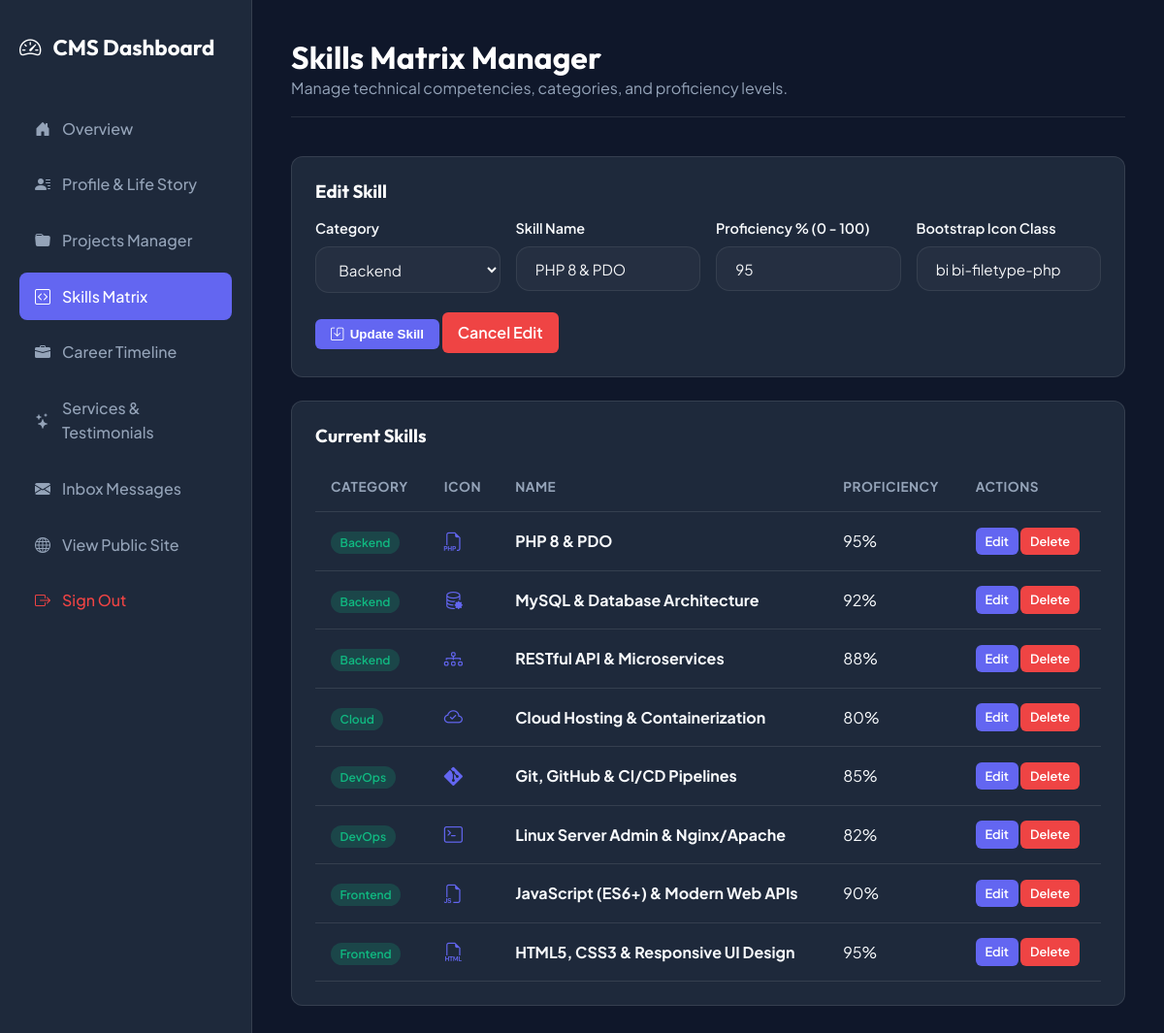
The app's page /admin/skills.php?action=edit&id=1 (signed in) with its own data.
### tables this page shows
CREATE TABLE IF NOT EXISTS skills (
    id INT AUTO_INCREMENT PRIMARY KEY,
    category VARCHAR(50) NOT NULL DEFAULT 'Frontend',
    name VARCHAR(80) NOT NULL,
    proficiency_percent INT NOT NULL DEFAULT 85,
    icon_class VARCHAR(50) DEFAULT 'bi bi-code-slash',
    sort_order INT DEFAULT 0
);

### includes/functions.php (called while the page is built, shortened)
<?php
function sanitize($data) {
    return htmlspecialchars(trim($data), ENT_QUOTES, 'UTF-8');
}

### admin/skills.php (the view, shortened to what this page needs)
<?php
require_once __DIR__ . '/../includes/functions.php';
$db = getDB();
$editSkill = null;
if (isset($_GET['action']) && $_GET['action'] === 'edit' && isset($_GET['id'])) {
    $stmt = $db->prepare("SELECT * FROM skills WHERE id = ?");
    $stmt->execute([(int)$_GET['id']]);
    $editSkill = $stmt->fetch();
}
$skillsStmt = $db->query("SELECT * FROM skills ORDER BY category ASC, sort_order ASC");
$skills = $skillsStmt->fetchAll();
?>
<!DOCTYPE html>
<html lang="en">
<head>
    <link rel="stylesheet" href="../assets/css/style.css">
    <link rel="stylesheet" href="../assets/css/admin.css">
</head>
<body class="admin-body">
    <aside class="admin-sidebar">
        <div class="admin-brand"><i class="bi bi-speedometer2"></i> CMS Dashboard</div>
        <ul class="admin-nav">
            <li><a href="index.php"><i class="bi bi-house-door-fill"></i> Overview</a></li>
            <li><a href="profile.php"><i class="bi bi-person-lines-fill"></i> Profile & Life Story</a></li>
            <li><a href="projects.php"><i class="bi bi-folder-fill"></i> Projects Manager</a></li>
            <li><a href="skills.php" class="active"><i class="bi bi-code-square"></i> Skills Matrix</a></li>
            <li><a href="experience.php"><i class="bi bi-briefcase-fill"></i> Career Timeline</a></li>
            <li><a href="services.php"><i class="bi bi-stars"></i> Services & Testimonials</a></li>
            <li><a href="messages.php"><i class="bi bi-envelope-fill"></i> Inbox Messages</a></li>
            <li style="margin-top: auto;"><a href="../index.php" target="_blank"><i class="bi bi-globe"></i> View Public Site</a></li>
            <li><a href="logout.php" style="color: #ef4444;"><i class="bi bi-box-arrow-right"></i> Sign Out</a></li>
        </ul>
    </aside>
    <main class="admin-main">
        <div class="admin-header">
            <div>
                <h1>Skills Matrix Manager</h1>
                <p style="color: var(--admin-muted);">Manage technical competencies, categories, and proficiency levels.</p>
            </div>
        </div>
        <div class="admin-card">
            <h3><?php echo $editSkill ? 'Edit Skill' : 'Add New Technical Skill'; ?></h3>
            <form method="POST" action="skills.php" style="margin-top: 1rem;">
                <div style="display: grid; grid-template-columns: 1fr 1fr 1fr 1fr; gap: 1rem;">
                    <div class="form-group">
                        <label class="form-label">Category</label>
                        <select name="category" class="form-control">
                            <option value="Backend" <?php echo ($editSkill['category'] ?? '') === 'Backend' ? 'selected' : ''; ?>>Backend</option>
                        </select>
                    </div>
                    <div class="form-group">
                        <label class="form-label">Skill Name</label>
                        <input type="text" name="name" class="form-control" placeholder="e.g. PHP 8 & PDO" value="<?php echo sanitize($editSkill['name'] ?? ''); ?>" required>
                    </div>
                    <div class="form-group">
                        <label class="form-label">Proficiency % (0 - 100)</label>
                        <input type="number" name="proficiency_percent" class="form-control" min="10" max="100" value="<?php echo (int)($editSkill['proficiency_percent'] ?? 85); ?>" required>
                    </div>
                    <div class="form-group">
                        <label class="form-label">Bootstrap Icon Class</label>
                        <input type="text" name="icon_class" class="form-control" placeholder="bi bi-filetype-php" value="<?php echo sanitize($editSkill['icon_class'] ?? 'bi bi-code-slash'); ?>">
                    </div>
                </div>
                <button type="submit" class="admin-btn admin-btn-primary"><i class="bi bi-save"></i> <?php echo $editSkill ? 'Update Skill' : 'Add Skill'; ?></button>
                <?php if ($editSkill): ?>
                    <a href="skills.php" class="admin-btn admin-btn-danger">Cancel Edit</a>
                <?php endif; ?>
            </form>
        </div>
        <div class="admin-card">
            <h3>Current Skills</h3>
            <div class="table-responsive">
                <table class="admin-table">
                    <thead>
                        <tr>
                            <th>Category</th>
                            <th>Icon</th>
                            <th>Name</th>
                            <th>Proficiency</th>
                            <th>Actions</th>
                        </tr>
                    </thead>
                    <tbody>
                        <?php foreach ($skills as $s): ?>
                            <tr>
                                <td><span class="badge-status badge-read"><?php echo sanitize($s['category']); ?></span></td>
                                <td><i class="<?php echo sanitize($s['icon_class']); ?>" style="font-size: 1.2rem; color: #6366f1;"></i></td>
                                <td><strong><?php echo sanitize($s['name']); ?></strong></td>
                                <td><?php echo (int)$s['proficiency_percent']; ?>%</td>
                                <td>
                                    <a href="skills.php?action=edit&id=<?php echo $s['id']; ?>" class="admin-btn admin-btn-primary admin-btn-sm">Edit</a>
                                    <a href="skills.php?action=delete&id=<?php echo $s['id']; ?>" onclick="return confirm('Delete this skill?');" class="admin-btn admin-btn-danger admin-btn-sm">Delete</a>
                                </td>
                            </tr>
                        <?php endforeach; ?>
                    </tbody>
                </table>
            </div>
        </div>
    </main>
</body>
</html>

### assets/css/style.css (style rules this page uses)
:root { --bg-primary: #0a0d14; --bg-secondary: #121824; --bg-card: rgba(18, 24, 38, 0.7); --bg-glass: rgba(255, 255, 255, 0.03); --border-color: rgba(255, 255, 255, 0.08); --border-hover: rgba(99, 102, 241, 0.4); --text-main: #f3f4f6; --text-muted: #9ca3af; --text-heading: #ffffff; --accent-indigo: #6366f1; --accent-cyan: #06b6d4; --accent-purple: #8b5cf6; --accent-emerald: #10b981; --gradient-primary: linear-gradient(135deg, #6366f1 0%, #8b5cf6 50%, #06b6d4 100%); --gradient-card: linear-gradient(180deg, rgba(255, 255, 255, 0.05) 0%, rgba(255, 255, 255, 0.01) 100%); --gradient-glow: radial-gradient(circle at 50% 0%, rgba(99, 102, 241, 0.15), transparent 70%); --font-heading: 'Outfit', sans-serif; --font-body: 'Plus Jakarta Sans', sans-serif; --font-code: 'Fira Code', monospace; --radius-sm: 8px; --radius-md: 14px; --radius-lg: 24px; --radius-full: 9999px; --shadow-glass: 0 8px 32px 0 rgba(0, 0, 0, 0.37); --shadow-glow: 0 0 25px rgba(99, 102, 241, 0.3); --transition: all 0.3s cubic-bezier(0.4, 0, 0.2, 1); }
*, *::before, *::after { box-sizing: border-box; margin: 0; padding: 0; }
html { scroll-behavior: smooth; font-size: 16px; }
body { background-color: var(--bg-primary); color: var(--text-main); font-family: var(--font-body); line-height: 1.6; overflow-x: hidden; transition: background-color 0.3s ease, color 0.3s ease; }
h1, h2, h3, h4, h5, h6 { font-family: var(--font-heading); color: var(--text-heading); font-weight: 700; line-height: 1.2; }
a { color: var(--accent-indigo); text-decoration: none; transition: var(--transition); }
.form-group { margin-bottom: 1.25rem; }
.form-label { display: block; font-size: 0.9rem; font-weight: 600; margin-bottom: 0.4rem; }
.form-control { width: 100%; background: var(--bg-glass); border: 1px solid var(--border-color); border-radius: var(--radius-md); padding: 0.8rem 1.2rem; color: var(--text-main); font-family: var(--font-body); font-size: 0.95rem; outline: none; transition: var(--transition); }

### assets/css/admin.css (style rules this page uses)
:root { --admin-bg: #0f172a; --admin-sidebar: #1e293b; --admin-card: #1e293b; --admin-border: rgba(255, 255, 255, 0.1); --admin-text: #f8fafc; --admin-muted: #94a3b8; --admin-accent: #6366f1; }
body.admin-body { background-color: var(--admin-bg); color: var(--admin-text); font-family: 'Plus Jakarta Sans', sans-serif; display: flex; min-height: 100vh; margin: 0; }
.admin-sidebar { width: 260px; background: var(--admin-sidebar); border-right: 1px solid var(--admin-border); padding: 2rem 1.25rem; display: flex; flex-direction: column; }
.admin-brand { font-family: 'Outfit', sans-serif; font-size: 1.4rem; font-weight: 700; margin-bottom: 2.5rem; color: #ffffff; display: flex; align-items: center; gap: 0.75rem; }
.admin-nav { list-style: none; padding: 0; margin: 0; display: flex; flex-direction: column; gap: 0.5rem; }
.admin-nav a { display: flex; align-items: center; gap: 0.75rem; padding: 0.75rem 1rem; color: var(--admin-muted); border-radius: 8px; text-decoration: none; font-weight: 500; transition: all 0.2s ease; }
.admin-nav a:hover, .admin-nav a.active { background: var(--admin-accent); color: #ffffff; }
.admin-main { flex: 1; padding: 2.5rem; overflow-y: auto; }
.admin-header { display: flex; justify-content: space-between; align-items: center; margin-bottom: 2.5rem; padding-bottom: 1rem; border-bottom: 1px solid var(--admin-border); }
.admin-card { background: var(--admin-card); border: 1px solid var(--admin-border); border-radius: 12px; padding: 1.5rem; margin-bottom: 1.5rem; }
.table-responsive { width: 100%; overflow-x: auto; }
.admin-table { width: 100%; border-collapse: collapse; margin-top: 1rem; }
.admin-table th, .admin-table td { padding: 0.9rem 1rem; text-align: left; border-bottom: 1px solid var(--admin-border); }
.admin-table th { color: var(--admin-muted); font-size: 0.85rem; text-transform: uppercase; letter-spacing: 0.5px; }
.badge-status { padding: 0.25rem 0.6rem; border-radius: 20px; font-size: 0.75rem; font-weight: 600; }
.badge-read { background: rgba(16, 185, 129, 0.2); color: #10b981; }
.admin-btn { padding: 0.5rem 1rem; border-radius: 6px; border: none; cursor: pointer; font-weight: 600; text-decoration: none; display: inline-flex; align-items: center; gap: 0.4rem; }
.admin-btn-primary { background: var(--admin-accent); color: #ffffff; }
.admin-btn-danger { background: #ef4444; color: #ffffff; }
.admin-btn-sm { padding: 0.25rem 0.6rem; font-size: 0.8rem; }

### records on screen
skills: category "Backend", name "PHP 8 & PDO", proficiency_percent "95", icon_class "bi bi-filetype-php"
skills: category "Backend", name "MySQL & Database Architecture", proficiency_percent "92"
skills: category "Backend", name "RESTful API & Microservices", proficiency_percent "88"
skills: category "Cloud", name "Cloud Hosting & Containerization", proficiency_percent "80"
skills: category "DevOps", name "Git, GitHub & CI/CD Pipelines", proficiency_percent "85"
skills: category "DevOps", name "Linux Server Admin & Nginx/Apache", proficiency_percent "82"
skills: category "Frontend", name "JavaScript (ES6+) & Modern Web APIs", proficiency_percent "90"
skills: category "Frontend", name "HTML5, CSS3 & Responsive UI Design", proficiency_percent "95"
